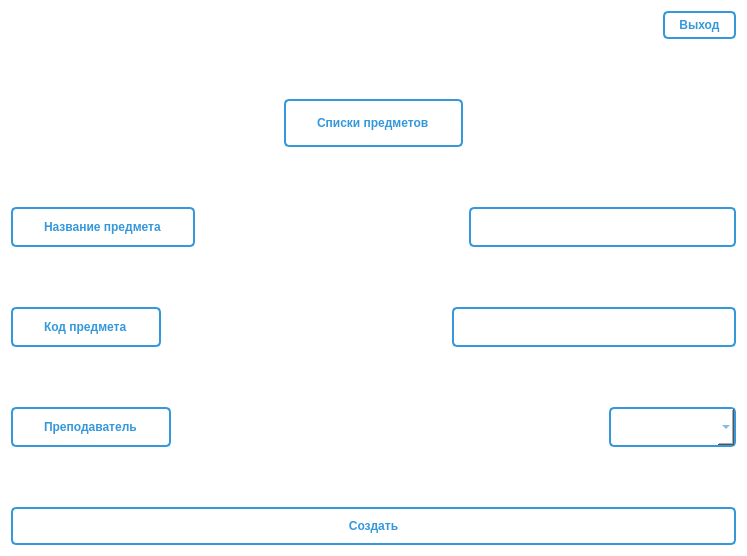
<?xml version="1.0" encoding="UTF-8"?>
<ui version="4.0">
 <class>Form</class>
 <widget class="QWidget" name="Form">
  <property name="geometry">
   <rect>
    <x>0</x>
    <y>0</y>
    <width>747</width>
    <height>556</height>
   </rect>
  </property>
  <property name="windowTitle">
   <string>Главный экран</string>
  </property>
  <property name="styleSheet">
   <string notr="true">background-color: rgb(255, 255, 255);</string>
  </property>
  <layout class="QHBoxLayout" name="horizontalLayout_8">
   <item>
    <layout class="QVBoxLayout" name="verticalLayout">
     <item>
      <layout class="QHBoxLayout" name="horizontalLayout_2">
       <item>
        <spacer name="horizontalSpacer">
         <property name="orientation">
          <enum>Qt::Horizontal</enum>
         </property>
         <property name="sizeHint" stdset="0">
          <size>
           <width>608</width>
           <height>20</height>
          </size>
         </property>
        </spacer>
       </item>
       <item>
        <widget class="QPushButton" name="deauthorizationButton">
         <property name="styleSheet">
          <string notr="true">text-transform: uppercase;
  font-weight: bold;
  color: #3498db;
  border: 2px solid #3498db;
  text-decoration: none;
  inline: inline-block;
  padding: 5px 14px;
  -webkit-border-radius: 5px;
  -moz-border-radius: 5px;
  border-radius: 5px;
  box-shadow: 0px 5px 20px 0px rgba(73, 139, 250, 0.57);</string>
         </property>
         <property name="text">
          <string>Выход</string>
         </property>
        </widget>
       </item>
      </layout>
     </item>
     <item>
      <spacer name="verticalSpacer">
       <property name="orientation">
        <enum>Qt::Vertical</enum>
       </property>
       <property name="sizeHint" stdset="0">
        <size>
         <width>20</width>
         <height>41</height>
        </size>
       </property>
      </spacer>
     </item>
     <item>
      <layout class="QHBoxLayout" name="horizontalLayout">
       <item>
        <spacer name="horizontalSpacer_3">
         <property name="orientation">
          <enum>Qt::Horizontal</enum>
         </property>
         <property name="sizeHint" stdset="0">
          <size>
           <width>258</width>
           <height>48</height>
          </size>
         </property>
        </spacer>
       </item>
       <item>
        <widget class="QLabel" name="label">
         <property name="styleSheet">
          <string notr="true">text-transform: uppercase;
  font-weight: bold;
  color: #3498db;
  border: 2px solid #3498db;
  text-decoration: none;
  inline: inline-block;
  padding: 10px 28px;
  -webkit-border-radius: 5px;
  -moz-border-radius: 5px;
  border-radius: 5px;
  box-shadow: 0px 5px 20px 0px rgba(73, 139, 250, 0.57);</string>
         </property>
         <property name="text">
          <string>Списки предметов</string>
         </property>
        </widget>
       </item>
       <item>
        <spacer name="horizontalSpacer_4">
         <property name="orientation">
          <enum>Qt::Horizontal</enum>
         </property>
         <property name="sizeHint" stdset="0">
          <size>
           <width>258</width>
           <height>48</height>
          </size>
         </property>
        </spacer>
       </item>
      </layout>
     </item>
     <item>
      <spacer name="verticalSpacer_2">
       <property name="orientation">
        <enum>Qt::Vertical</enum>
       </property>
       <property name="sizeHint" stdset="0">
        <size>
         <width>20</width>
         <height>41</height>
        </size>
       </property>
      </spacer>
     </item>
     <item>
      <layout class="QHBoxLayout" name="horizontalLayout_4">
       <item>
        <layout class="QHBoxLayout" name="horizontalLayout_3">
         <item>
          <widget class="QLabel" name="label_2">
           <property name="styleSheet">
            <string notr="true">text-transform: uppercase;
  font-weight: bold;
  color: #3498db;
  border: 2px solid #3498db;
  text-decoration: none;
  inline: inline-block;
  padding: 10px 28px;
  -webkit-border-radius: 5px;
  -moz-border-radius: 5px;
  border-radius: 5px;
  box-shadow: 0px 5px 20px 0px rgba(73, 139, 250, 0.57);</string>
           </property>
           <property name="text">
            <string>Название предмета</string>
           </property>
          </widget>
         </item>
         <item>
          <spacer name="horizontalSpacer_2">
           <property name="orientation">
            <enum>Qt::Horizontal</enum>
           </property>
           <property name="sizeHint" stdset="0">
            <size>
             <width>40</width>
             <height>20</height>
            </size>
           </property>
          </spacer>
         </item>
         <item>
          <widget class="QLineEdit" name="creatingSubject">
           <property name="styleSheet">
            <string notr="true">text-transform: uppercase;
  font-weight: bold;
  color: #3498db;
  border: 2px solid #3498db;
  text-decoration: none;
  inline: inline-block;
  padding: 10px 28px;
  -webkit-border-radius: 5px;
  -moz-border-radius: 5px;
  border-radius: 5px;
  box-shadow: 0px 5px 20px 0px rgba(73, 139, 250, 0.57);</string>
           </property>
          </widget>
         </item>
        </layout>
       </item>
      </layout>
     </item>
     <item>
      <spacer name="verticalSpacer_3">
       <property name="orientation">
        <enum>Qt::Vertical</enum>
       </property>
       <property name="sizeHint" stdset="0">
        <size>
         <width>20</width>
         <height>41</height>
        </size>
       </property>
      </spacer>
     </item>
     <item>
      <layout class="QHBoxLayout" name="horizontalLayout_5">
       <item>
        <layout class="QHBoxLayout" name="horizontalLayout_6">
         <item>
          <widget class="QLabel" name="label_3">
           <property name="styleSheet">
            <string notr="true">text-transform: uppercase;
  font-weight: bold;
  color: #3498db;
  border: 2px solid #3498db;
  text-decoration: none;
  inline: inline-block;
  padding: 10px 28px;
  -webkit-border-radius: 5px;
  -moz-border-radius: 5px;
  border-radius: 5px;
  box-shadow: 0px 5px 20px 0px rgba(73, 139, 250, 0.57);</string>
           </property>
           <property name="text">
            <string>Код предмета</string>
           </property>
          </widget>
         </item>
         <item>
          <spacer name="horizontalSpacer_5">
           <property name="orientation">
            <enum>Qt::Horizontal</enum>
           </property>
           <property name="sizeHint" stdset="0">
            <size>
             <width>40</width>
             <height>20</height>
            </size>
           </property>
          </spacer>
         </item>
         <item>
          <widget class="QLineEdit" name="creatingCodeSubject_2">
           <property name="styleSheet">
            <string notr="true">text-transform: uppercase;
  font-weight: bold;
  color: #3498db;
  border: 2px solid #3498db;
  text-decoration: none;
  inline: inline-block;
  padding: 10px 28px;
  -webkit-border-radius: 5px;
  -moz-border-radius: 5px;
  border-radius: 5px;
  box-shadow: 0px 5px 20px 0px rgba(73, 139, 250, 0.57);</string>
           </property>
          </widget>
         </item>
        </layout>
       </item>
      </layout>
     </item>
     <item>
      <spacer name="verticalSpacer_4">
       <property name="orientation">
        <enum>Qt::Vertical</enum>
       </property>
       <property name="sizeHint" stdset="0">
        <size>
         <width>20</width>
         <height>41</height>
        </size>
       </property>
      </spacer>
     </item>
     <item>
      <layout class="QHBoxLayout" name="horizontalLayout_7">
       <item>
        <widget class="QLabel" name="label_4">
         <property name="styleSheet">
          <string notr="true">text-transform: uppercase;
  font-weight: bold;
  color: #3498db;
  border: 2px solid #3498db;
  text-decoration: none;
  inline: inline-block;
  padding: 10px 28px;
  -webkit-border-radius: 5px;
  -moz-border-radius: 5px;
  border-radius: 5px;
  box-shadow: 0px 5px 20px 0px rgba(73, 139, 250, 0.57);</string>
         </property>
         <property name="text">
          <string>Преподаватель</string>
         </property>
        </widget>
       </item>
       <item>
        <spacer name="horizontalSpacer_6">
         <property name="orientation">
          <enum>Qt::Horizontal</enum>
         </property>
         <property name="sizeHint" stdset="0">
          <size>
           <width>40</width>
           <height>20</height>
          </size>
         </property>
        </spacer>
       </item>
       <item>
        <widget class="QComboBox" name="TeacherChoose">
         <property name="styleSheet">
          <string notr="true">text-transform: uppercase;
  font-weight: bold;
  color: #3498db;
  border: 2px solid #3498db;
  text-decoration: none;
  inline: inline-block;
  padding: 10px 28px;
  -webkit-border-radius: 5px;
  -moz-border-radius: 5px;
  border-radius: 5px;
  box-shadow: 0px 5px 20px 0px rgba(73, 139, 250, 0.57);</string>
         </property>
        </widget>
       </item>
      </layout>
     </item>
     <item>
      <spacer name="verticalSpacer_5">
       <property name="orientation">
        <enum>Qt::Vertical</enum>
       </property>
       <property name="sizeHint" stdset="0">
        <size>
         <width>20</width>
         <height>41</height>
        </size>
       </property>
      </spacer>
     </item>
     <item>
      <widget class="QPushButton" name="creatingSubjectSubmit">
       <property name="styleSheet">
        <string notr="true">text-transform: uppercase;
  font-weight: bold;
  color: #3498db;
  border: 2px solid #3498db;
  text-decoration: none;
  inline: inline-block;
  padding: 10px 28px;
  -webkit-border-radius: 5px;
  -moz-border-radius: 5px;
  border-radius: 5px;
  box-shadow: 0px 5px 20px 0px rgba(73, 139, 250, 0.57);</string>
       </property>
       <property name="text">
        <string>Создать</string>
       </property>
      </widget>
     </item>
    </layout>
   </item>
  </layout>
 </widget>
 <resources/>
 <connections/>
</ui>
